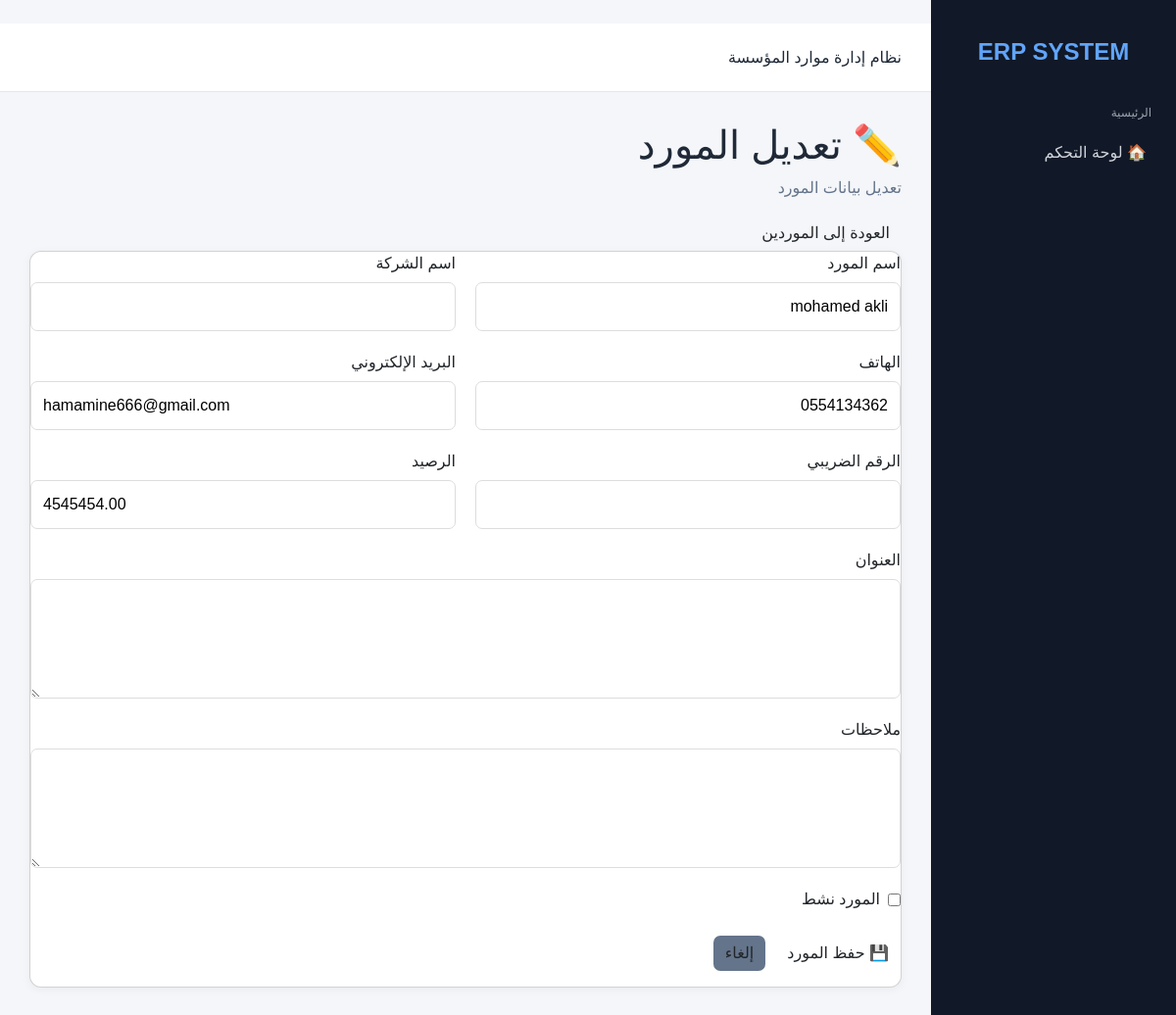
The page /suppliers/2/edit/ on the database its author committed.
### suppliers/models.py (models this page shows, shortened)
class Supplier(models.Model):
    name = models.CharField(
        max_length=200,
        verbose_name="اسم المورد"
    )
    company_name = models.CharField(
        max_length=200,
        blank=True,
        verbose_name="اسم الشركة"
    )
    phone = models.CharField(
        max_length=30,
        blank=True,
        verbose_name="الهاتف"
    )
    email = models.EmailField(
        blank=True,
        verbose_name="البريد الإلكتروني"
    )
    address = models.TextField(
        blank=True,
        verbose_name="العنوان"
    )
    tax_number = models.CharField(
        max_length=100,
        blank=True,
        verbose_name="الرقم الضريبي"
    )
    balance = models.DecimalField(
        max_digits=12,
        decimal_places=2,
        default=0,
        verbose_name="الرصيد"
    )
    notes = models.TextField(
        blank=True,
        verbose_name="ملاحظات"
    )
    is_active = models.BooleanField(
        default=True,
        verbose_name="نشط"
    )
    created_at = models.DateTimeField(
        auto_now_add=True
    )
    updated_at = models.DateTimeField(
        auto_now=True
    )
    class Meta:
        verbose_name = "مورد"
        verbose_name_plural = "الموردون"
        ordering = ["name"]

### suppliers/views.py (the view, shortened to what this page needs)
def supplier_edit(request, pk):
    supplier = get_object_or_404(
        Supplier,
        pk=pk
    )
    return render(
        request,
        "suppliers/form.html",
        {
            "supplier": supplier,
        }
    )

### templates/suppliers/form.html (shortened to what this page needs)
{% extends "base.html" %}
{% block content %}
<div class="page-header">
<div>
<h1> {% if supplier %} ✏️ تعديل المورد {% else %} ➕ إضافة مورد {% endif %} </h1>
<p style="color:#64748b; margin-top:8px;">
{% if supplier %} تعديل بيانات المورد {% else %} إضافة مورد جديد إلى النظام {% endif %}
</p>
</div>
<a
    href="{% url 'suppliers:list' %}"
    class="btn"
>
    العودة إلى الموردين
</a>
</div>
<div class="card">
<form method="post">
<div style=" display:grid; grid-template-columns:1fr 1fr; gap:20px; ">
<div>
<label>اسم المورد</label>
<input type="text" name="name" value="{{ supplier.name|default:'' }}" required style=" width:100%; padding:12px; margin-top:7px; border:1px solid #ddd; border-radius:7px; " >
</div>
<div>
<label>اسم الشركة</label>
<input type="text" name="companyname" value="{{ supplier.companyname|default:'' }}" style=" width:100%; padding:12px; margin-top:7px; border:1px solid #ddd; border-radius:7px; " >
</div>
<div>
<label>الهاتف</label>
<input type="text" name="phone" value="{{ supplier.phone|default:'' }}" style=" width:100%; padding:12px; margin-top:7px; border:1px solid #ddd; border-radius:7px; " >
</div>
<div>
<label>البريد الإلكتروني</label>
<input type="email" name="email" value="{{ supplier.email|default:'' }}" style=" width:100%; padding:12px; margin-top:7px; border:1px solid #ddd; border-radius:7px; " >
</div>
<div>
<label>الرقم الضريبي</label>
<input type="text" name="taxnumber" value="{{ supplier.taxnumber|default:'' }}" style=" width:100%; padding:12px; margin-top:7px; border:1px solid #ddd; border-radius:7px; " >
</div>
<div>
<label>الرصيد</label>
<input type="number" step="0.01" name="balance" value="{{ supplier.balance|default:'0' }}" style=" width:100%; padding:12px; margin-top:7px; border:1px solid #ddd; border-radius:7px; " >
</div>
</div>
<div style="margin-top:20px;">
<label>العنوان</label>
<textarea name="address" rows="4" style=" width:100%; padding:12px; margin-top:7px; border:1px solid #ddd; border-radius:7px; resize:vertical; " >{{ supplier.address|default:'' }}</textarea>
</div>
<div style="margin-top:20px;">
<label>ملاحظات</label>
<textarea name="notes" rows="4" style=" width:100%; padding:12px; margin-top:7px; border:1px solid #ddd; border-radius:7px; resize:vertical; " >{{ supplier.notes|default:'' }}</textarea>
</div>
<div style="margin-top:20px;">
<label style=" display:flex; align-items:center; gap:8px; cursor:pointer; ">
<input type="checkbox" name="isactive" {% if supplier.isactive or not supplier %} checked {% endif %} >
<span> المورد نشط </span>
</label>
</div>
<div style=" margin-top:25px; display:flex; gap:10px; align-items:center; ">
<button type="submit" class="btn" > 💾 حفظ المورد </button>
<a href="{% url 'suppliers:list' %}" class="btn" style="background:#64748b;" > إلغاء </a>
</div>
</form>
</div>
{% endblock %}

### templates/base.html (style rules this page uses)
* { box-sizing: border-box; }
body { margin: 0; font-family: Tahoma, Arial, sans-serif; background: #f4f6f9; color: #1f2937; }
.btn { border: none; border-radius: 7px; cursor: pointer; text-decoration: none; }
.content .card { background: white; border-radius: 12px; box-shadow: 0 2px 10px rgba(0, 0, 0, .05); }

### rows shown on the page
Supplier: name "mohamed akli", phone "0554134362", email "hamamine666@gmail.com", balance "4545454.00"
